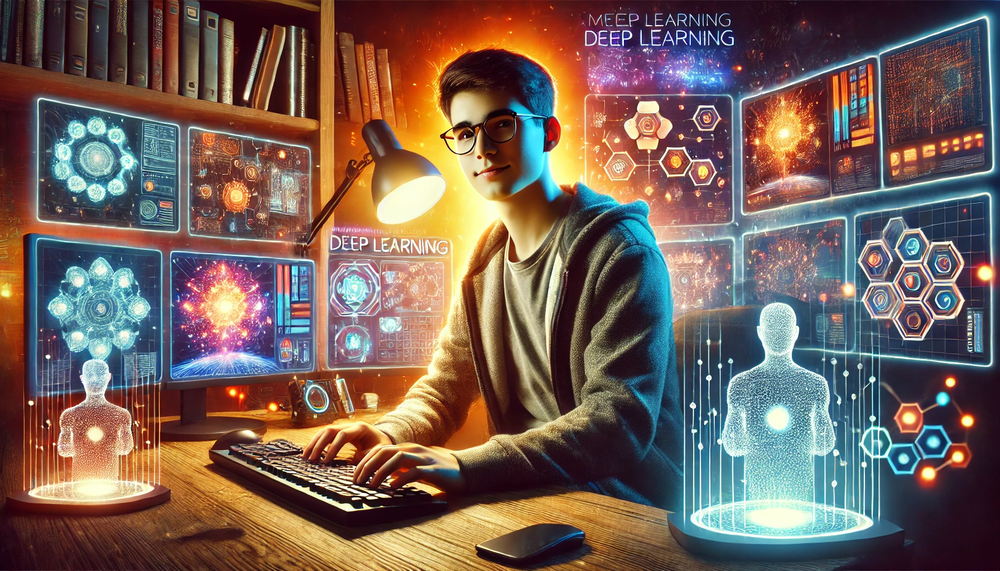
#> input picture new_image.png, 1000 x 571 px, shrunk from 1792 x 1024 before the run, found by its file name
$ python Laplacian_sharping.py   (older library calls are emulated)
#> lines starting #> are read from the running program, lines starting #| are printed output that depends on the picture
import cv2
import numpy as np

# Read the image
image = cv2.imread('new_image.png')
#> image is the input picture: shape (571, 1000, 3); mean B, G, R 88.2, 97, 117.2

# Convert to grayscale
gray_scale = cv2.cvtColor(image, cv2.COLOR_BGR2GRAY)
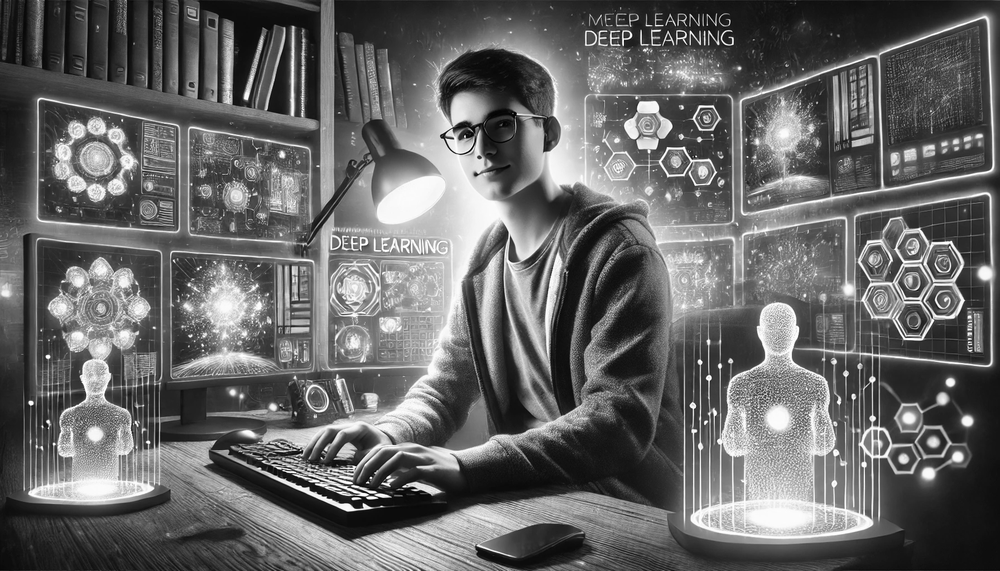
#> gray_scale: shape (571, 1000); min 0, max 255, mean 102
laplacian_image=cv2.Laplacian(gray_scale,cv2.CV_64F)
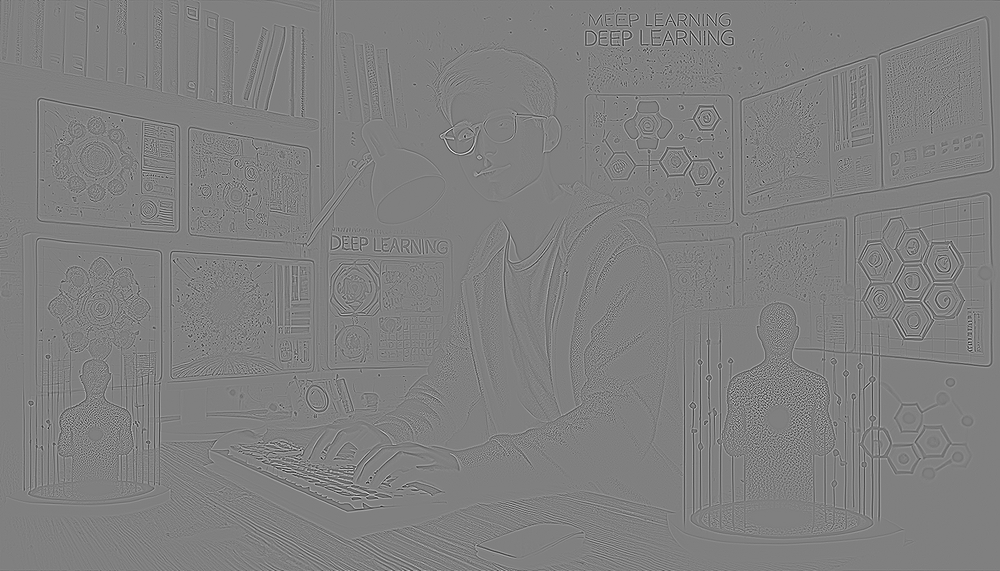
#> laplacian_image: shape (571, 1000) float64; min -557, max 550, mean 0; drawn with min black and max white

#Normalize the output to make it suitable for display
laplacian_image=cv2.normalize(laplacian_image,None,0,255,cv2.NORM_MINMAX,cv2.CV_8U)
cv2.imshow("original",gray_scale)
cv2.imshow("Laplacian Sharpening",laplacian_image)
cv2.waitKey(0)
cv2.destroyAllWindows()
